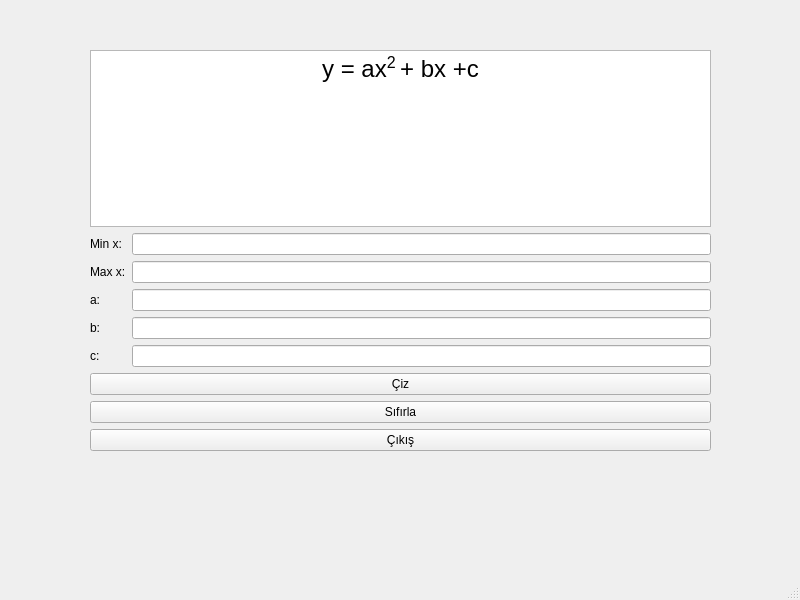
<?xml version="1.0" encoding="UTF-8"?>
<ui version="4.0">
 <class>MainWindow</class>
 <widget class="QMainWindow" name="MainWindow">
  <property name="geometry">
   <rect>
    <x>0</x>
    <y>0</y>
    <width>800</width>
    <height>600</height>
   </rect>
  </property>
  <property name="windowTitle">
   <string>MainWindow</string>
  </property>
  <widget class="QWidget" name="centralwidget">
   <widget class="QWidget" name="gridLayoutWidget">
    <property name="geometry">
     <rect>
      <x>90</x>
      <y>50</y>
      <width>621</width>
      <height>401</height>
     </rect>
    </property>
    <layout class="QGridLayout" name="gridLayout">
     <item row="7" column="0" colspan="2">
      <widget class="QPushButton" name="bt_sifirla">
       <property name="text">
        <string>Sıfırla</string>
       </property>
      </widget>
     </item>
     <item row="1" column="1">
      <widget class="QLineEdit" name="txt_scl_min"/>
     </item>
     <item row="2" column="0">
      <widget class="QLabel" name="label_3">
       <property name="enabled">
        <bool>true</bool>
       </property>
       <property name="text">
        <string>Max x:</string>
       </property>
      </widget>
     </item>
     <item row="4" column="0">
      <widget class="QLabel" name="label_5">
       <property name="enabled">
        <bool>true</bool>
       </property>
       <property name="text">
        <string>b: </string>
       </property>
      </widget>
     </item>
     <item row="4" column="1">
      <widget class="QLineEdit" name="txt_coef_b"/>
     </item>
     <item row="3" column="1">
      <widget class="QLineEdit" name="txt_coef_a"/>
     </item>
     <item row="3" column="0">
      <widget class="QLabel" name="label_4">
       <property name="enabled">
        <bool>true</bool>
       </property>
       <property name="text">
        <string>a:</string>
       </property>
      </widget>
     </item>
     <item row="2" column="1">
      <widget class="QLineEdit" name="txt_scl_max"/>
     </item>
     <item row="6" column="0" colspan="2">
      <widget class="QPushButton" name="bt_ciz">
       <property name="text">
        <string>Çiz</string>
       </property>
      </widget>
     </item>
     <item row="1" column="0">
      <widget class="QLabel" name="label_2">
       <property name="enabled">
        <bool>true</bool>
       </property>
       <property name="text">
        <string>Min x:</string>
       </property>
      </widget>
     </item>
     <item row="8" column="0" colspan="2">
      <widget class="QPushButton" name="bt_cikis">
       <property name="text">
        <string>Çıkış</string>
       </property>
      </widget>
     </item>
     <item row="0" column="0" colspan="2">
      <widget class="QTextBrowser" name="textBrowser">
       <property name="html">
        <string>&lt;!DOCTYPE HTML PUBLIC &quot;-//W3C//DTD HTML 4.0//EN&quot; &quot;http://www.w3.org/TR/REC-html40/strict.dtd&quot;&gt;
&lt;html&gt;&lt;head&gt;&lt;meta name=&quot;qrichtext&quot; content=&quot;1&quot; /&gt;&lt;style type=&quot;text/css&quot;&gt;
p, li { white-space: pre-wrap; }
&lt;/style&gt;&lt;/head&gt;&lt;body style=&quot; font-family:'MS Shell Dlg 2'; font-size:7.8pt; font-weight:400; font-style:normal;&quot;&gt;
&lt;p align=&quot;center&quot; style=&quot; margin-top:12px; margin-bottom:12px; margin-left:0px; margin-right:0px; -qt-block-indent:0; text-indent:0px;&quot;&gt;&lt;span style=&quot; font-size:18pt;&quot;&gt;y = ax&lt;/span&gt;&lt;span style=&quot; font-size:18pt; vertical-align:super;&quot;&gt;2 &lt;/span&gt;&lt;span style=&quot; font-size:18pt;&quot;&gt;+ bx +c&lt;/span&gt;&lt;/p&gt;
&lt;p align=&quot;center&quot; style=&quot; margin-top:12px; margin-bottom:12px; margin-left:0px; margin-right:0px; -qt-block-indent:0; text-indent:0px;&quot;&gt;&lt;br /&gt;&lt;/p&gt;&lt;/body&gt;&lt;/html&gt;</string>
       </property>
      </widget>
     </item>
     <item row="5" column="0">
      <widget class="QLabel" name="label">
       <property name="text">
        <string>c:</string>
       </property>
      </widget>
     </item>
     <item row="5" column="1">
      <widget class="QLineEdit" name="txt_coef_c"/>
     </item>
    </layout>
    <zorder>txt_coef_b</zorder>
    <zorder>bt_cikis</zorder>
    <zorder>bt_ciz</zorder>
    <zorder>label_3</zorder>
    <zorder>label_2</zorder>
    <zorder>txt_coef_a</zorder>
    <zorder>label_5</zorder>
    <zorder>txt_scl_max</zorder>
    <zorder>label_4</zorder>
    <zorder>bt_sifirla</zorder>
    <zorder>textBrowser</zorder>
    <zorder>txt_scl_min</zorder>
    <zorder>label</zorder>
    <zorder>txt_coef_c</zorder>
   </widget>
  </widget>
  <widget class="QMenuBar" name="menubar">
   <property name="geometry">
    <rect>
     <x>0</x>
     <y>0</y>
     <width>800</width>
     <height>26</height>
    </rect>
   </property>
  </widget>
  <widget class="QStatusBar" name="statusbar"/>
 </widget>
 <resources/>
 <connections/>
</ui>
